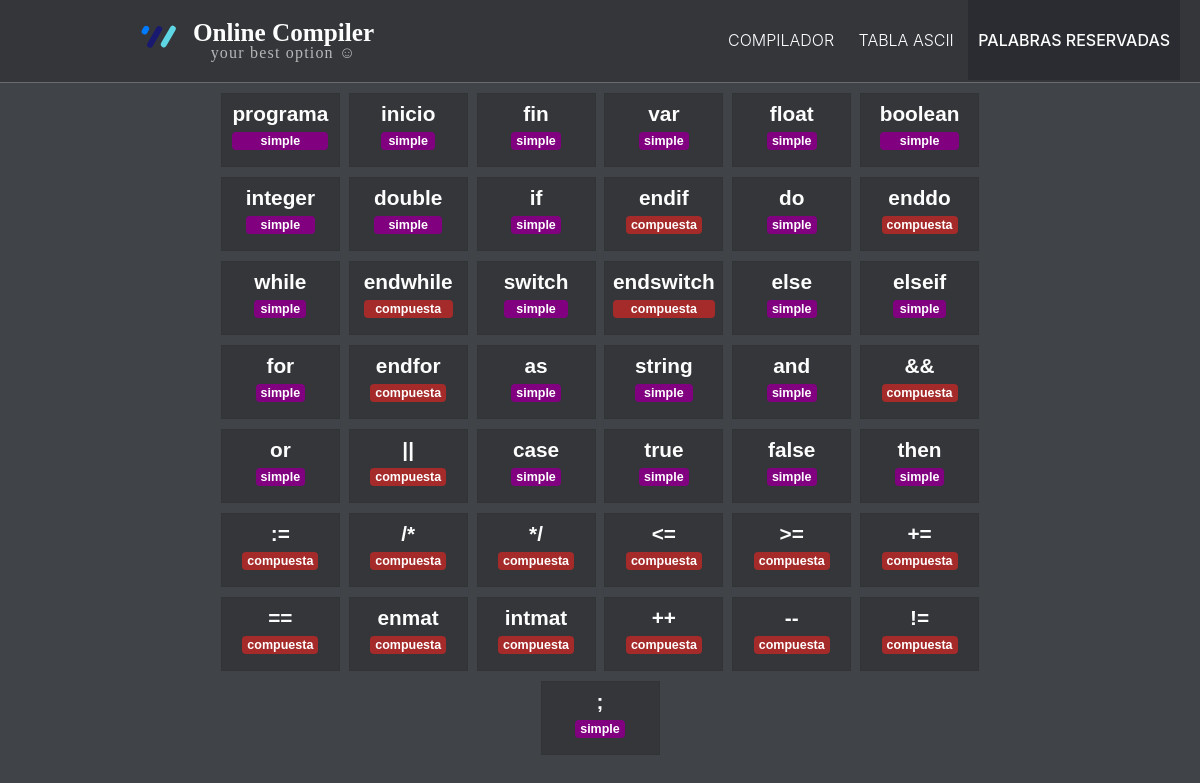
/kwords.php, run on the app's committed database.
### tables this page shows
CREATE TABLE `words` (
  `id` int(10) NOT NULL,
  `word` text NOT NULL,
  `type` enum('simple','compuesta') NOT NULL,
  `operator` enum('0','1') NOT NULL DEFAULT '0'
);

### kwords.php (the view, shortened to what this page needs)
<?php
require_once 'inc/core.php';
$page = 3;
require_once 'header.php';
?>
<div class="container">
<section class="content keyw">
<ul>
<?php
$query = $conexion->query("SELECT * FROM words");
while($f = $query->fetch_array()){
?>
<div class="keyw">
<div class="r" style="display: inline-block;">
<span class="name"><?php echo $f['word'];?></span>
<span class="desc-background <?php echo $f['type'];?>"><?php echo $f['type'];?></span>
</div>
</div>
<?php }?>
</ul>
</section>
</div>
</body>
</html>

### header.php (shortened to what this page needs)
	<!DOCTYPE html>
    <html lang="es">
	<head>
    </head>
    <body>
<header>
<div class="container">
<div class="logo-header">
<a class="text" href="index.php">
      <span class="name"><?php echo NAME; ?></span>
      <span class="desc"><?php echo DESC; ?> ☺</span>
    </a>
</div></div>
	<nav id="navigation">
<ul class="web">
<li> <a <?php if($page == 1) echo 'class="selected"'?> href="<?php echo PATH;?>/index.php">compilador</a> </li>
        <li> <a <?php if($page == 2) echo 'class="selected"'?> href="<?php echo PATH;?>/tascii.php">tabla ascii</a> </li>
		<li> <a <?php if($page == 3) echo 'class="selected"'?> href="<?php echo PATH;?>/kwords.php">palabras reservadas</a> </li>
      </ul>
	</nav>
    </header>

### header.php (style rules this page uses)
* { margin: 0; padding: 0; }
body { background: #ddd none repeat scroll 0 0; font-family: -apple-system, BlinkMacSystemFont, "Segoe UI", Roboto, "Helvetica Neue", Arial, sans-serif, "Apple Color Emoji", "Segoe UI Emoji", "Segoe UI Symbol", "Noto Color Emoji"; line-height: 1.5; background-color: rgb(64, 68, 73); }
header { background-color: #34363a; border-bottom: 1px solid #686b70; }
.container { padding-right: 15px; padding-left: 15px; margin-right: auto; margin-left: auto; }
.logo-header { display: inline-flex; font-size: 1.3125rem; font-family: "Tiempos Headline"; font-weight: 700; line-height: 1; float: left; padding: 20px 20px 1em 0px; }
.logo-header .text { float: left; padding: 0 0 0 10px; text-decoration: none; }
.logo-header .text .name { display: block; color: #fefefefe; font-size: 1.2em; font-weight: 600; }
.logo-header .text .desc { display: block; text-align: center; color: #b7b7b8; font-size: 1rem; font-weight: 400; letter-spacing: 0.075em; }
svg.icon-logo { padding-left: 20px; }
nav ul.web { float: right; margin: 0; padding: 0; list-style: none; padding-right: 20px; }
nav ul.web li { display: inline-block; line-height: 80px; }
nav ul.web li a { display: block; padding: 0 10px; text-decoration: none; color: #fefefefe; font-weight: 300; font-size: 1rem; text-transform: uppercase; }
nav ul.web li a.selected { font-weight: 500; background-color: #2a2c31; }
ul, ol, li { list-style: outside none none; }
.content { width: 90%; font-family: sans-serif; margin: auto; }
.keyw { width: 80%; }
.content ul { display: flex; flex-wrap: wrap; justify-content: space-evenly; }
.content .character, .content .keyw { margin-top: 10px; background-color: #34363a; border: #323335 solid 1px; font-weight: 700; width: 117px; height: 72px; font-size: 25px; text-align: center; }
.character span.name, .keyw span.name { color: #fefefefe; font-size: 1.8rem; font-weight: 600; }
.keyw span.name { font-size: 1.3rem; }
.character .desc-background, .keyw .desc-background, .desc-background { display: block; font-size: 50%; padding: 0.25em 0.4em; line-height: 1; border-radius: 0.25rem; color: #fff; background-color: #007bff; }
span.desc-background,td.desc-background.text { font-size: 85%; display: inline-block; }
span.desc-background.simple { background: purple; }
span.desc-background.compuesta { background: brown; }
@media screen and (min-width: 768px) { .container { width: 750px; } }
@media screen and (min-width: 992px) { .container { width: 920px; } }
@media screen and (min-width: 1024px) { .container { width: 970px; } }

### data on the page
words: word "programa", type "simple"
words: word "inicio", type "simple"
words: word "fin", type "simple"
words: word "var", type "simple"
words: word "float", type "simple"
words: word "boolean", type "simple"
words: word "integer", type "simple"
words: word "double", type "simple"
words: word "if", type "simple"
words: word "endif", type "compuesta"
words: word "do", type "simple"
words: word "enddo", type "compuesta"
words: word "while", type "simple"
words: word "endwhile", type "compuesta"
words: word "switch", type "simple"
words: word "endswitch", type "compuesta"
words: word "else", type "simple"
words: word "elseif", type "simple"
words: word "for", type "simple"
words: word "endfor", type "compuesta"
words: word "as", type "simple"
words: word "string", type "simple"
words: word "and", type "simple"
words: word "&&", type "compuesta"
words: word "or", type "simple"
words: word "||", type "compuesta"
words: word "case", type "simple"
words: word "true", type "simple"
words: word "false", type "simple"
words: word "then", type "simple"
words: word ":=", type "compuesta"
words: word "/*", type "compuesta"
words: word "*/", type "compuesta"
words: word "<=", type "compuesta"
words: word ">=", type "compuesta"
words: word "+=", type "compuesta"
words: word "==", type "compuesta"
words: word "enmat", type "compuesta"
words: word "intmat", type "compuesta"
words: word "++", type "compuesta"
words: word "--", type "compuesta"
words: word "!=", type "compuesta"
words: word ";", type "simple"

### other printed values
NAME "Online Compiler"
DESC "your best option"
